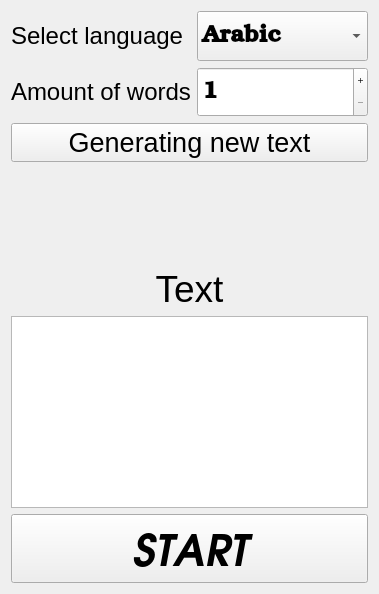
         <widget class="QWidget" name="page">
          <property name="styleSheet">
           <string notr="true"/>
          </property>
          <layout class="QGridLayout" name="gridLayout_3">
           <item row="1" column="0">
            <widget class="QPushButton" name="generateButton">
             <property name="font">
              <font>
               <pointsize>20</pointsize>
              </font>
             </property>
             <property name="text">
              <string>Generating new text</string>
             </property>
            </widget>
           </item>
           <item row="0" column="0">
            <layout class="QFormLayout" name="formLayout">
             <property name="sizeConstraint">
              <enum>QLayout::SetDefaultConstraint</enum>
             </property>
             <item row="0" column="0">
              <widget class="QLabel" name="label">
               <property name="font">
                <font>
                 <family>Ubuntu</family>
                 <pointsize>18</pointsize>
                 <bold>false</bold>
                </font>
               </property>
               <property name="text">
                <string>Select language</string>
               </property>
              </widget>
             </item>
             <item row="0" column="1">
              <widget class="QComboBox" name="comboBox">
               <property name="minimumSize">
                <size>
                 <width>0</width>
                 <height>50</height>
                </size>
               </property>
               <property name="font">
                <font>
                 <family>URW Bookman</family>
                 <pointsize>18</pointsize>
                 <italic>false</italic>
                 <bold>true</bold>
                </font>
               </property>
               <property name="currentIndex">
                <number>0</number>
               </property>
               <item>
                <property name="text">
                 <string>Arabic</string>
                </property>
               </item>
               <item>
                <property name="text">
                 <string>Belarusian</string>
                </property>
               </item>
               <item>
                <property name="text">
                 <string>Сhinese</string>
                </property>
               </item>
               <item>
                <property name="text">
                 <string>English</string>
                </property>
               </item>
               <item>
                <property name="text">
                 <string>French</string>
                </property>
               </item>
               <item>
                <property name="text">
                 <string>German</string>
                </property>
               </item>
               <item>
                <property name="text">
                 <string>Hebrew</string>
                </property>
               </item>
              </widget>
             </item>
             <item row="1" column="0">
              <widget class="QLabel" name="label_2">
               <property name="font">
                <font>
                 <pointsize>18</pointsize>
                </font>
               </property>
               <property name="text">
                <string>Amount of words</string>
               </property>
              </widget>
             </item>
             <item row="1" column="1">
              <widget class="QSpinBox" name="spinBox">
               <property name="minimumSize">
                <size>
                 <width>0</width>
                 <height>50</height>
                </size>
               </property>
               <property name="font">
                <font>
                 <family>URW Bookman</family>
                 <pointsize>18</pointsize>
                 <italic>false</italic>
                 <bold>true</bold>
                </font>
               </property>
               <property name="styleSheet">
                <string notr="true"/>
               </property>
               <property name="buttonSymbols">
                <enum>QAbstractSpinBox::PlusMinus</enum>
               </property>
               <property name="showGroupSeparator" stdset="0">
                <bool>false</bool>
               </property>
               <property name="minimum">
                <number>1</number>
               </property>
               <property name="maximum">
                <number>200</number>
               </property>
              </widget>
             </item>
            </layout>
           </item>
           <item row="6" column="0">
            <layout class="QVBoxLayout" name="verticalLayout">
             <item>
              <widget class="QLabel" name="label_3">
               <property name="font">
                <font>
                 <family>Ubuntu</family>
                 <pointsize>28</pointsize>
                 <italic>false</italic>
                 <bold>false</bold>
                </font>
               </property>
               <property name="text">
                <string>Text</string>
               </property>
               <property name="alignment">
                <set>Qt::AlignHCenter|Qt::AlignTop</set>
               </property>
              </widget>
             </item>
             <item>
              <widget class="QTextEdit" name="textEdit">
               <property name="font">
                <font>
                 <pointsize>16</pointsize>
                </font>
               </property>
               <property name="readOnly">
                <bool>true</bool>
               </property>
              </widget>
             </item>
             <item>
              <widget class="QPushButton" name="startButton">
               <property name="font">
                <font>
                 <family>URW Gothic</family>
                 <pointsize>32</pointsize>
                 <italic>true</italic>
                 <bold>true</bold>
                </font>
               </property>
               <property name="text">
                <string>START</string>
               </property>
              </widget>
             </item>
            </layout>
           </item>
           <item row="4" column="0" rowspan="2">
            <spacer name="verticalSpacer">
             <property name="orientation">
              <enum>Qt::Vertical</enum>
             </property>
             <property name="sizeType">
              <enum>QSizePolicy::Fixed</enum>
             </property>
             <property name="sizeHint" stdset="0">
              <size>
               <width>20</width>
               <height>100</height>
              </size>
             </property>
            </spacer>
           </item>
          </layout>
         </widget>
